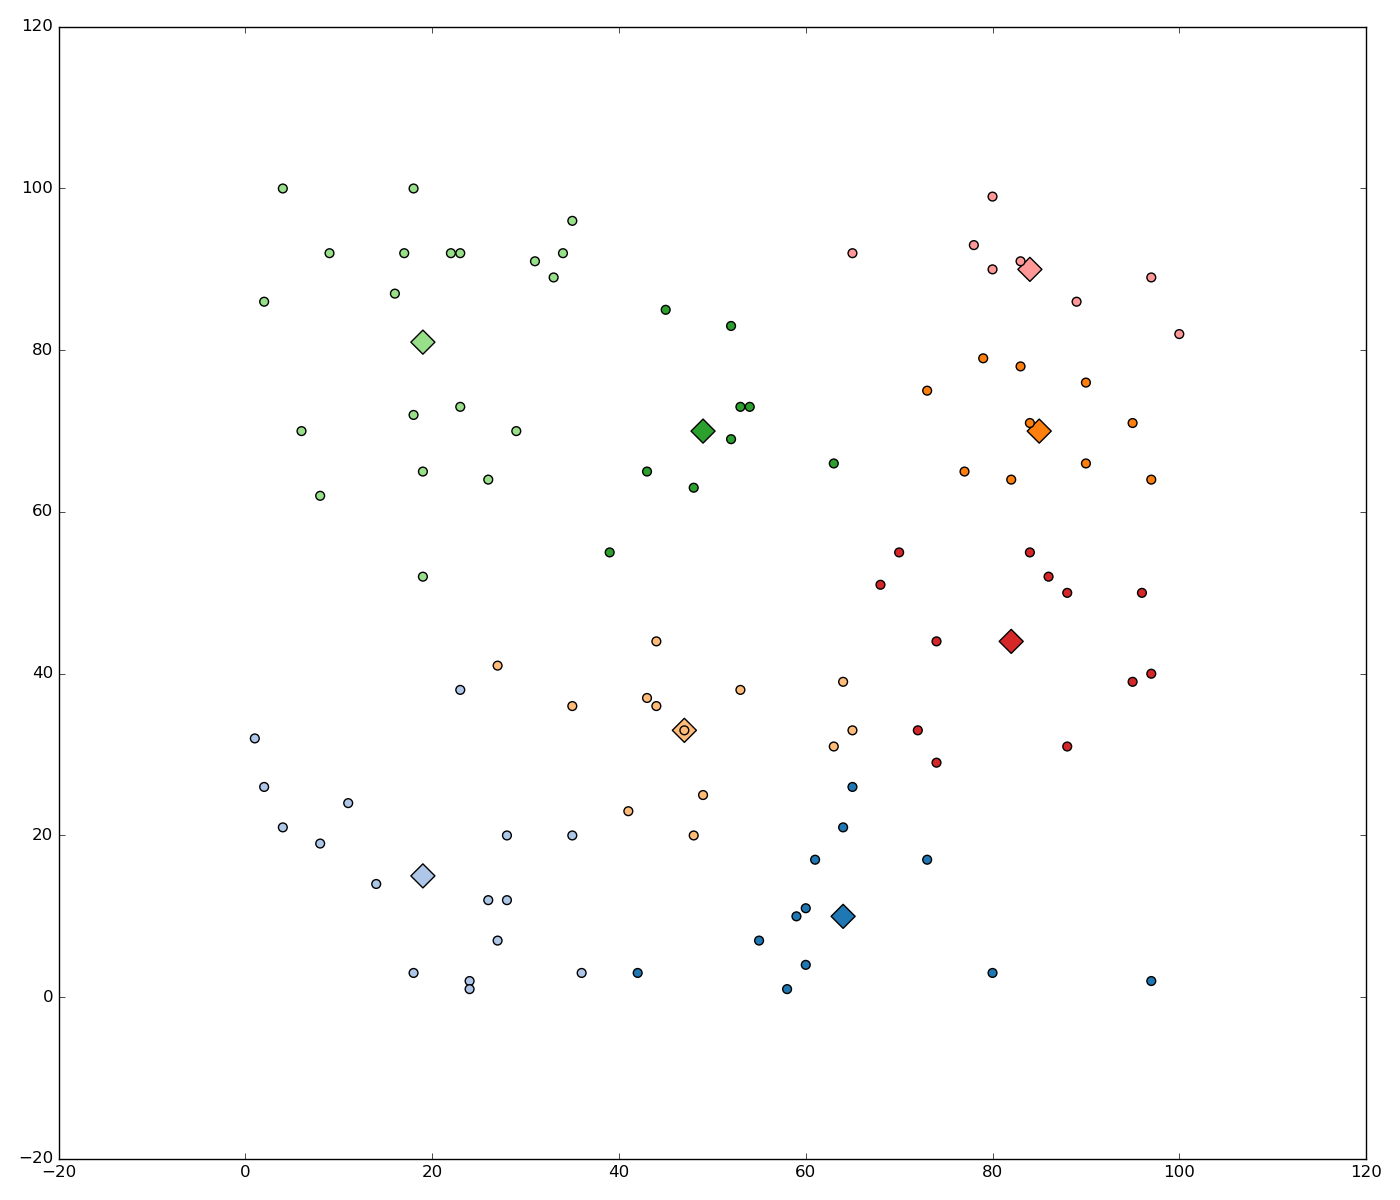

Recreate this plot in Python.
#!/usr/bin/env python

# I suppose I cannot use numpy or any ready-made library here...

import matplotlib.pyplot as plt

import random

def argmin( A ) :
	return A.index( min(A) )

def fit( P, n_clusters = 8, max_iteration = 300, tolerance = 0.0001 ) :
	'''
	P -- the source data [(1,2),(3,4)...]
	n_clusters -- the number of clusters / centroids
	max_iteration -- run for this many times
	tolerance -- unless the error becomes less than this
	'''

	# init cluster centers
	x = [i[0] for i in P]
	y = [i[1] for i in P]
	#clusters = [(random.randint(min(x),max(x)),random.randint(min(y),max(y))) for i in range(n_clusters)]
	clusters = [P[random.randint(0,len(P)-1)] for i in range(n_clusters)]

	# rearrange points in the clusters
	for _ in range(max_iteration) :
		labels = []
		for i in P :
			dist_squared = [(i[0]-a)*(i[0]-a) + (i[1]-b)*(i[1]-b) for a,b in clusters]

			labels.append( argmin( dist_squared ))	# assign to the closest cluster

		# now move the clusters centers to the new positions
		error = 0
		for k in range(n_clusters) :
			if labels.count(k) == 0 : continue

			center_x = sum(a[0] for a,b in zip(P, labels) if b == k) / labels.count(k)
			center_y = sum(a[1] for a,b in zip(P, labels) if b == k) / labels.count(k)

			error += abs(center_x - clusters[k][0])
			error += abs(center_y - clusters[k][1])

			clusters[k] = (center_x, center_y)

		# cumulative cluster movement within tolerance, exit early
		if error < tolerance : break

	return labels, clusters

if __name__ == '__main__' :
	# make a test set
	test_set = [(random.randint(1,100), random.randint(1,100)) for _ in range(100)]

	labels, clusters = fit( test_set )

	print labels
	print clusters

	# cluster colors
	clrs = ['#1f77b4', '#aec7e8', '#ff7f0e', '#ffbb78', '#2ca02c',
		'#98df8a', '#d62728', '#ff9896', '#9467bd', '#c5b0d5',
		'#8c564b', '#c49c94', '#e377c2', '#f7b6d2', '#7f7f7f',
		'#c7c7c7', '#bcbd22', '#dbdb8d', '#17becf', '#9edae5']

	# make a single large picture
	fig, ax = plt.subplots(1, 1, figsize=(14, 12), facecolor='white')

	# draw the centroids
	plt.scatter( [i[0] for i in clusters], [i[1] for i in clusters], marker='D', c=[clrs[i%len(clrs)] for i in range(len(clusters))], s=150)

	# draw the colored points
	plt.scatter( [i[0] for i in test_set], [i[1] for i in test_set], c=[clrs[i%len(clrs)] for i in labels], s=40)	#, alpha=0.8 )

	# remove white frame around the picture
	fig.tight_layout()

	plt.show()
